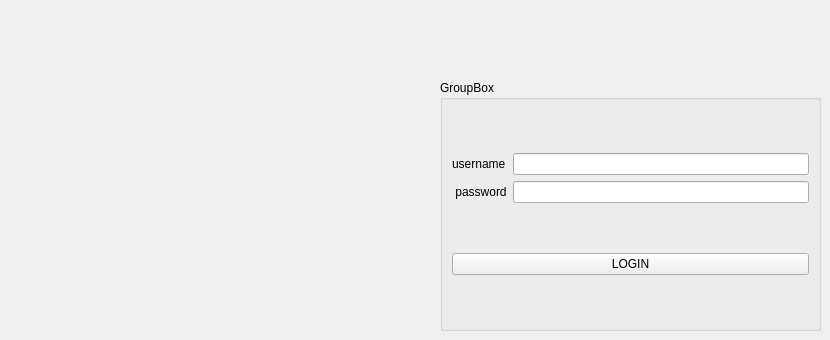
      <widget class="QWidget" name="page_52">
       <widget class="QGroupBox" name="groupBox_3">
        <property name="geometry">
         <rect>
          <x>440</x>
          <y>80</y>
          <width>381</width>
          <height>251</height>
         </rect>
        </property>
        <property name="title">
         <string>GroupBox</string>
        </property>
        <layout class="QGridLayout" name="gridLayout_7">
         <item row="0" column="0">
          <layout class="QVBoxLayout" name="verticalLayout_57">
           <item>
            <widget class="QLabel" name="label_152">
             <property name="text">
              <string>username</string>
             </property>
            </widget>
           </item>
           <item>
            <widget class="QLabel" name="label_153">
             <property name="text">
              <string> password</string>
             </property>
            </widget>
           </item>
          </layout>
         </item>
         <item row="1" column="0" colspan="2">
          <widget class="QPushButton" name="pushButton_264">
           <property name="text">
            <string>LOGIN</string>
           </property>
          </widget>
         </item>
         <item row="0" column="1">
          <layout class="QVBoxLayout" name="verticalLayout_58">
           <item>
            <widget class="QLineEdit" name="lineEdit_111"/>
           </item>
           <item>
            <widget class="QLineEdit" name="lineEdit_112">
             <property name="echoMode">
              <enum>QLineEdit::Password</enum>
             </property>
            </widget>
           </item>
          </layout>
         </item>
        </layout>
       </widget>
      </widget>
